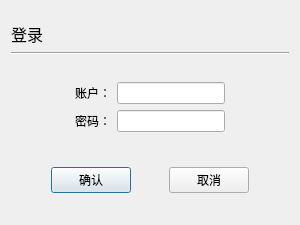
<?xml version="1.0" encoding="UTF-8"?>
<ui version="4.0">
 <class>Login</class>
 <widget class="QDialog" name="Login">
  <property name="geometry">
   <rect>
    <x>0</x>
    <y>0</y>
    <width>300</width>
    <height>225</height>
   </rect>
  </property>
  <property name="sizePolicy">
   <sizepolicy hsizetype="Fixed" vsizetype="Fixed">
    <horstretch>0</horstretch>
    <verstretch>0</verstretch>
   </sizepolicy>
  </property>
  <property name="minimumSize">
   <size>
    <width>300</width>
    <height>225</height>
   </size>
  </property>
  <property name="maximumSize">
   <size>
    <width>300</width>
    <height>225</height>
   </size>
  </property>
  <property name="windowTitle">
   <string>登录</string>
  </property>
  <property name="windowIcon">
   <iconset resource="src/src.qrc">
    <normaloff>:/icon/icons/icons8-books-96.png</normaloff>:/icon/icons/icons8-books-96.png</iconset>
  </property>
  <layout class="QGridLayout" name="gridLayout">
   <item row="1" column="0">
    <widget class="QLabel" name="label">
     <property name="font">
      <font>
       <family>Microsoft YaHei</family>
       <pointsize>12</pointsize>
      </font>
     </property>
     <property name="text">
      <string>登录</string>
     </property>
    </widget>
   </item>
   <item row="0" column="0">
    <spacer name="verticalSpacer">
     <property name="orientation">
      <enum>Qt::Vertical</enum>
     </property>
     <property name="sizeHint" stdset="0">
      <size>
       <width>20</width>
       <height>40</height>
      </size>
     </property>
    </spacer>
   </item>
   <item row="4" column="0">
    <widget class="QWidget" name="widget" native="true">
     <layout class="QGridLayout" name="gridLayout_2">
      <item row="1" column="1">
       <widget class="QLabel" name="label_3">
        <property name="text">
         <string>密码：</string>
        </property>
       </widget>
      </item>
      <item row="0" column="1">
       <widget class="QLabel" name="label_2">
        <property name="text">
         <string>账户：</string>
        </property>
       </widget>
      </item>
      <item row="0" column="2">
       <widget class="QLineEdit" name="lineEdit"/>
      </item>
      <item row="1" column="2">
       <widget class="QLineEdit" name="lineEdit_2"/>
      </item>
      <item row="0" column="0">
       <spacer name="horizontalSpacer">
        <property name="orientation">
         <enum>Qt::Horizontal</enum>
        </property>
        <property name="sizeHint" stdset="0">
         <size>
          <width>40</width>
          <height>20</height>
         </size>
        </property>
       </spacer>
      </item>
      <item row="0" column="3">
       <spacer name="horizontalSpacer_2">
        <property name="orientation">
         <enum>Qt::Horizontal</enum>
        </property>
        <property name="sizeHint" stdset="0">
         <size>
          <width>40</width>
          <height>20</height>
         </size>
        </property>
       </spacer>
      </item>
     </layout>
    </widget>
   </item>
   <item row="3" column="0">
    <spacer name="verticalSpacer_2">
     <property name="orientation">
      <enum>Qt::Vertical</enum>
     </property>
     <property name="sizeHint" stdset="0">
      <size>
       <width>20</width>
       <height>40</height>
      </size>
     </property>
    </spacer>
   </item>
   <item row="7" column="0">
    <spacer name="verticalSpacer_4">
     <property name="orientation">
      <enum>Qt::Vertical</enum>
     </property>
     <property name="sizeHint" stdset="0">
      <size>
       <width>20</width>
       <height>40</height>
      </size>
     </property>
    </spacer>
   </item>
   <item row="6" column="0">
    <widget class="QWidget" name="widget_2" native="true">
     <layout class="QHBoxLayout" name="horizontalLayout">
      <item>
       <spacer name="horizontalSpacer_3">
        <property name="orientation">
         <enum>Qt::Horizontal</enum>
        </property>
        <property name="sizeHint" stdset="0">
         <size>
          <width>40</width>
          <height>20</height>
         </size>
        </property>
       </spacer>
      </item>
      <item>
       <widget class="QPushButton" name="pushButton">
        <property name="text">
         <string>确认</string>
        </property>
       </widget>
      </item>
      <item>
       <spacer name="horizontalSpacer_4">
        <property name="orientation">
         <enum>Qt::Horizontal</enum>
        </property>
        <property name="sizeHint" stdset="0">
         <size>
          <width>40</width>
          <height>20</height>
         </size>
        </property>
       </spacer>
      </item>
      <item>
       <widget class="QPushButton" name="pushButton_2">
        <property name="text">
         <string>取消</string>
        </property>
       </widget>
      </item>
      <item>
       <spacer name="horizontalSpacer_5">
        <property name="orientation">
         <enum>Qt::Horizontal</enum>
        </property>
        <property name="sizeHint" stdset="0">
         <size>
          <width>40</width>
          <height>20</height>
         </size>
        </property>
       </spacer>
      </item>
     </layout>
    </widget>
   </item>
   <item row="5" column="0">
    <spacer name="verticalSpacer_3">
     <property name="orientation">
      <enum>Qt::Vertical</enum>
     </property>
     <property name="sizeHint" stdset="0">
      <size>
       <width>20</width>
       <height>40</height>
      </size>
     </property>
    </spacer>
   </item>
   <item row="2" column="0">
    <widget class="Line" name="line">
     <property name="orientation">
      <enum>Qt::Horizontal</enum>
     </property>
    </widget>
   </item>
  </layout>
 </widget>
 <resources>
  <include location="src/src.qrc"/>
 </resources>
 <connections/>
</ui>
